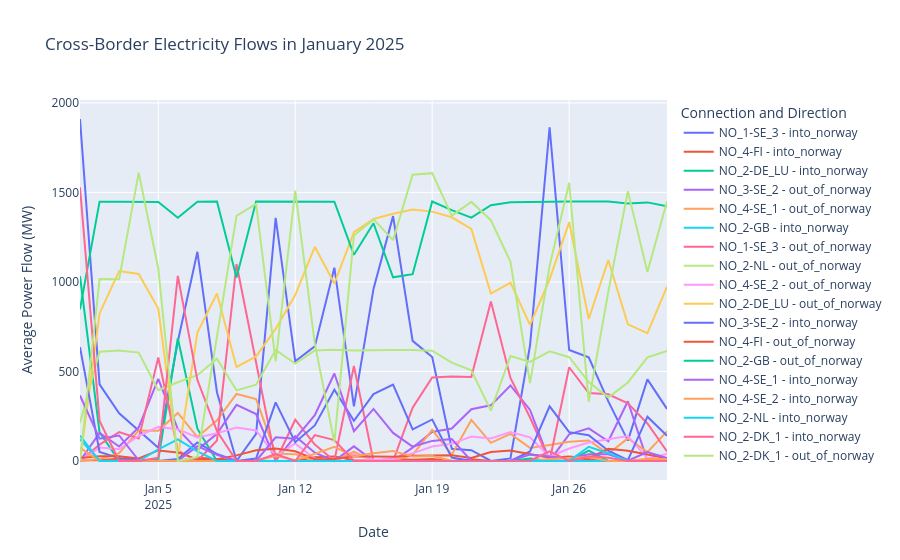

Source (notebook cell):
### Markdown cell above
## line chart

### Code cell
# Select data for January 2025
january_df = flows_df.filter(
    (col("timestamp") >= "2025-01-01") &
    (col("timestamp") < "2025-02-01")
)

# Calculate average power flow per day, connection, and direction
daily_df = (
    january_df
    .groupBy(
        col("timestamp").cast("date").alias("date"),
        col("connection"),
        col("direction")
    )
    .agg(
        avg("flow_mw").alias("avg_flow_mw")
    )
    .orderBy("date")
)

# Convert the Spark DataFrame to Pandas
daily_pd = daily_df.toPandas()

# Combine connection and direction into one legend label
daily_pd["series"] = (
    daily_pd["connection"] + " - " + daily_pd["direction"]
)

# Create the line plot
fig = px.line(
    daily_pd,
    x="date",
    y="avg_flow_mw",
    color="series",
    title="Cross-Border Electricity Flows in January 2025",
    labels={
        "date": "Date",
        "avg_flow_mw": "Average Power Flow (MW)",
        "series": "Connection and Direction"
    }
)

# Display the plot
fig.show()

### Figure 1 — Plotly figure (JSON) as saved in the notebook; plotly's stock layout.template omitted (floating-point values rounded to 4 significant figures)
{"data": [{"hovertemplate": "Connection and Direction=NO_1-SE_3 - into_norway<br>Date=%{x}<br>Average Power Flow (MW)=%{y}<extra></extra>", "legendgroup": "NO_1-SE_3 - into_norway", "line": {"color": "#636efa", "dash": "solid"}, "marker": {"symbol": "circle"}, "mode": "lines", "name": "NO_1-SE_3 - into_norway", "orientation": "v", "showlegend": true, "type": "scatter", "x": ["2025-01-01", "2025-01-02", "2025-01-03", "2025-01-04", "2025-01-05", "2025-01-06", "2025-01-07", "2025-01-08", "2025-01-09", "2025-01-10", "2025-01-11", "2025-01-12", "2025-01-13", "2025-01-14", "2025-01-15", "2025-01-16", "2025-01-17", "2025-01-18", "2025-01-19", "2025-01-20", "2025-01-21", "2025-01-22", "2025-01-23", "2025-01-24", "2025-01-25", "2025-01-26", "2025-01-27", "2025-01-28", "2025-01-29", "2025-01-30", "2025-01-31"], "xaxis": "x", "y": [1910.0, 428.1, 266.1, 168.8, 74.22, 667.6, 1168.0, 384.3, 0.0, 151.8, 1358.0, 557.0, 640.0, 1080.0, 304.9, 961.0, 1368.0, 670.8, 581.1, 68.74, 60.17, 0.0, 14.41, 644.8, 1864.0, 619.7, 578.6, 333.1, 113.7, 456.0, 290.8], "yaxis": "y"}, {"hovertemplate": "Connection and Direction=NO_4-FI - into_norway<br>Date=%{x}<br>Average Power Flow (MW)=%{y}<extra></extra>", "legendgroup": "NO_4-FI - into_norway", "line": {"color": "#EF553B", "dash": "solid"}, "marker": {"symbol": "circle"}, "mode": "lines", "name": "NO_4-FI - into_norway", "orientation": "v", "showlegend": true, "type": "scatter", "x": ["2025-01-01", "2025-01-02", "2025-01-03", "2025-01-04", "2025-01-05", "2025-01-06", "2025-01-07", "2025-01-08", "2025-01-09", "2025-01-10", "2025-01-11", "2025-01-12", "2025-01-13", "2025-01-14", "2025-01-15", "2025-01-16", "2025-01-17", "2025-01-18", "2025-01-19", "2025-01-20", "2025-01-21", "2025-01-22", "2025-01-23", "2025-01-24", "2025-01-25", "2025-01-26", "2025-01-27", "2025-01-28", "2025-01-29", "2025-01-30", "2025-01-31"], "xaxis": "x", "y": [2.981, 4.752, 12.35, 6.463, 0.0, 0.0, 19.62, 9.374, 0.0, 0.0, 0.0, 0.0, 20.32, 25.74, 4.716, 1.018, 12.5, 7.015, 10.84, 0.1443, 9.74, 0.0, 0.0, 0.7264, 4.698, 0.0, 7.225, 0.0, 2.537, 1.71, 5.906], "yaxis": "y"}, {"hovertemplate": "Connection and Direction=NO_2-DE_LU - into_norway<br>Date=%{x}<br>Average Power Flow (MW)=%{y}<extra></extra>", "legendgroup": "NO_2-DE_LU - into_norway", "line": {"color": "#00cc96", "dash": "solid"}, "marker": {"symbol": "circle"}, "mode": "lines", "name": "NO_2-DE_LU - into_norway", "orientation": "v", "showlegend": true, "type": "scatter", "x": ["2025-01-01", "2025-01-02", "2025-01-03", "2025-01-04", "2025-01-05", "2025-01-06", "2025-01-07", "2025-01-08", "2025-01-09", "2025-01-10", "2025-01-11", "2025-01-12", "2025-01-13", "2025-01-14", "2025-01-15", "2025-01-16", "2025-01-17", "2025-01-18", "2025-01-19", "2025-01-20", "2025-01-21", "2025-01-22", "2025-01-23", "2025-01-24", "2025-01-25", "2025-01-26", "2025-01-27", "2025-01-28", "2025-01-29", "2025-01-30", "2025-01-31"], "xaxis": "x", "y": [1032.0, 159.5, 0.0, 0.0, 7.294, 685.5, 180.3, 0.0, 0.0324, 0.0, 0.0, 0.0, 0.0, 0.0, 0.0, 0.0, 0.0, 0.0, 0.0, 0.0, 0.0, 0.0, 0.0, 14.5, 0.0, 0.0, 58.26, 0.0, 0.0, 0.0, 0.0], "yaxis": "y"}, {"hovertemplate": "Connection and Direction=NO_3-SE_2 - out_of_norway<br>Date=%{x}<br>Average Power Flow (MW)=%{y}<extra></extra>", "legendgroup": "NO_3-SE_2 - out_of_norway", "line": {"color": "#ab63fa", "dash": "solid"}, "marker": {"symbol": "circle"}, "mode": "lines", "name": "NO_3-SE_2 - out_of_norway", "orientation": "v", "showlegend": true, "type": "scatter", "x": ["2025-01-01", "2025-01-02", "2025-01-03", "2025-01-04", "2025-01-05", "2025-01-06", "2025-01-07", "2025-01-08", "2025-01-09", "2025-01-10", "2025-01-11", "2025-01-12", "2025-01-13", "2025-01-14", "2025-01-15", "2025-01-16", "2025-01-17", "2025-01-18", "2025-01-19", "2025-01-20", "2025-01-21", "2025-01-22", "2025-01-23", "2025-01-24", "2025-01-25", "2025-01-26", "2025-01-27", "2025-01-28", "2025-01-29", "2025-01-30", "2025-01-31"], "xaxis": "x", "y": [0.0, 156.8, 81.09, 187.5, 458.4, 178.6, 62.29, 152.3, 313.4, 262.3, 1.447, 138.6, 46.57, 0.0, 81.84, 0.0, 0.0, 74.5, 161.8, 181.8, 289.4, 310.8, 421.8, 285.5, 0.6158, 149.1, 182.3, 110.0, 333.3, 0.0, 7.975], "yaxis": "y"}, {"hovertemplate": "Connection and Direction=NO_4-SE_1 - out_of_norway<br>Date=%{x}<br>Average Power Flow (MW)=%{y}<extra></extra>", "legendgroup": "NO_4-SE_1 - out_of_norway", "line": {"color": "#FFA15A", "dash": "solid"}, "marker": {"symbol": "circle"}, "mode": "lines", "name": "NO_4-SE_1 - out_of_norway", "orientation": "v", "showlegend": true, "type": "scatter", "x": ["2025-01-01", "2025-01-02", "2025-01-03", "2025-01-04", "2025-01-05", "2025-01-06", "2025-01-07", "2025-01-08", "2025-01-09", "2025-01-10", "2025-01-11", "2025-01-12", "2025-01-13", "2025-01-14", "2025-01-15", "2025-01-16", "2025-01-17", "2025-01-18", "2025-01-19", "2025-01-20", "2025-01-21", "2025-01-22", "2025-01-23", "2025-01-24", "2025-01-25", "2025-01-26", "2025-01-27", "2025-01-28", "2025-01-29", "2025-01-30", "2025-01-31"], "xaxis": "x", "y": [0.588, 10.5, 44.05, 170.7, 169.0, 268.2, 133.6, 227.1, 374.3, 346.4, 41.11, 38.29, 0.9625, 0.0, 51.92, 0.0, 1.578, 33.81, 174.2, 34.72, 229.3, 101.3, 151.7, 73.09, 89.13, 107.6, 114.4, 40.83, 126.4, 49.53, 165.6], "yaxis": "y"}, {"hovertemplate": "Connection and Direction=NO_2-GB - into_norway<br>Date=%{x}<br>Average Power Flow (MW)=%{y}<extra></extra>", "legendgroup": "NO_2-GB - into_norway", "line": {"color": "#19d3f3", "dash": "solid"}, "marker": {"symbol": "circle"}, "mode": "lines", "name": "NO_2-GB - into_norway", "orientation": "v", "showlegend": true, "type": "scatter", "x": ["2025-01-01", "2025-01-02", "2025-01-03", "2025-01-04", "2025-01-05", "2025-01-06", "2025-01-07", "2025-01-08", "2025-01-09", "2025-01-10", "2025-01-11", "2025-01-12", "2025-01-13", "2025-01-14", "2025-01-15", "2025-01-16", "2025-01-17", "2025-01-18", "2025-01-19", "2025-01-20", "2025-01-21", "2025-01-22", "2025-01-23", "2025-01-24", "2025-01-25", "2025-01-26", "2025-01-27", "2025-01-28", "2025-01-29", "2025-01-30", "2025-01-31"], "xaxis": "x", "y": [120.8, 0.0, 0.0, 0.0, 0.0, 0.0, 0.0, 0.0, 0.002708, 0.0, 0.0, 0.0, 0.0, 0.0, 0.005208, 0.0, 0.0, 0.0, 0.0, 0.0, 0.0, 0.0, 0.0, 0.0, 0.0, 0.0, 0.0, 0.0, 0.0, 0.0, 0.0], "yaxis": "y"}, {"hovertemplate": "Connection and Direction=NO_1-SE_3 - out_of_norway<br>Date=%{x}<br>Average Power Flow (MW)=%{y}<extra></extra>", "legendgroup": "NO_1-SE_3 - out_of_norway", "line": {"color": "#FF6692", "dash": "solid"}, "marker": {"symbol": "circle"}, "mode": "lines", "name": "NO_1-SE_3 - out_of_norway", "orientation": "v", "showlegend": true, "type": "scatter", "x": ["2025-01-01", "2025-01-02", "2025-01-03", "2025-01-04", "2025-01-05", "2025-01-06", "2025-01-07", "2025-01-08", "2025-01-09", "2025-01-10", "2025-01-11", "2025-01-12", "2025-01-13", "2025-01-14", "2025-01-15", "2025-01-16", "2025-01-17", "2025-01-18", "2025-01-19", "2025-01-20", "2025-01-21", "2025-01-22", "2025-01-23", "2025-01-24", "2025-01-25", "2025-01-26", "2025-01-27", "2025-01-28", "2025-01-29", "2025-01-30", "2025-01-31"], "xaxis": "x", "y": [0.0, 91.55, 161.3, 125.3, 578.2, 58.24, 0.0, 114.6, 1100.0, 540.3, 0.0, 230.4, 91.82, 1.715, 530.6, 0.0, 0.0, 297.8, 466.6, 472.0, 468.5, 890.8, 463.4, 243.0, 0.0, 523.7, 379.7, 372.2, 321.8, 209.4, 53.47], "yaxis": "y"}, {"hovertemplate": "Connection and Direction=NO_2-NL - out_of_norway<br>Date=%{x}<br>Average Power Flow (MW)=%{y}<extra></extra>", "legendgroup": "NO_2-NL - out_of_norway", "line": {"color": "#B6E880", "dash": "solid"}, "marker": {"symbol": "circle"}, "mode": "lines", "name": "NO_2-NL - out_of_norway", "orientation": "v", "showlegend": true, "type": "scatter", "x": ["2025-01-01", "2025-01-02", "2025-01-03", "2025-01-04", "2025-01-05", "2025-01-06", "2025-01-07", "2025-01-08", "2025-01-09", "2025-01-10", "2025-01-11", "2025-01-12", "2025-01-13", "2025-01-14", "2025-01-15", "2025-01-16", "2025-01-17", "2025-01-18", "2025-01-19", "2025-01-20", "2025-01-21", "2025-01-22", "2025-01-23", "2025-01-24", "2025-01-25", "2025-01-26", "2025-01-27", "2025-01-28", "2025-01-29", "2025-01-30", "2025-01-31"], "xaxis": "x", "y": [213.7, 610.1, 617.0, 605.6, 395.3, 439.5, 479.1, 571.6, 394.5, 425.7, 620.5, 544.1, 617.6, 620.7, 616.7, 620.3, 620.1, 620.6, 616.3, 548.9, 506.9, 281.2, 586.3, 553.8, 612.1, 579.6, 440.7, 355.3, 438.7, 579.0, 615.2], "yaxis": "y"}, {"hovertemplate": "Connection and Direction=NO_4-SE_2 - out_of_norway<br>Date=%{x}<br>Average Power Flow (MW)=%{y}<extra></extra>", "legendgroup": "NO_4-SE_2 - out_of_norway", "line": {"color": "#FF97FF", "dash": "solid"}, "marker": {"symbol": "circle"}, "mode": "lines", "name": "NO_4-SE_2 - out_of_norway", "orientation": "v", "showlegend": true, "type": "scatter", "x": ["2025-01-01", "2025-01-02", "2025-01-03", "2025-01-04", "2025-01-05", "2025-01-06", "2025-01-07", "2025-01-08", "2025-01-09", "2025-01-10", "2025-01-11", "2025-01-12", "2025-01-13", "2025-01-14", "2025-01-15", "2025-01-16", "2025-01-17", "2025-01-18", "2025-01-19", "2025-01-20", "2025-01-21", "2025-01-22", "2025-01-23", "2025-01-24", "2025-01-25", "2025-01-26", "2025-01-27", "2025-01-28", "2025-01-29", "2025-01-30", "2025-01-31"], "xaxis": "x", "y": [2.866, 75.11, 65.8, 139.7, 190.5, 177.1, 131.6, 154.8, 187.3, 170.4, 27.76, 98.37, 12.27, 0.145, 38.35, 7.584, 10.97, 42.88, 81.21, 95.77, 136.4, 125.5, 161.5, 132.2, 23.51, 69.69, 103.4, 120.3, 139.2, 14.51, 39.5], "yaxis": "y"}, {"hovertemplate": "Connection and Direction=NO_2-DE_LU - out_of_norway<br>Date=%{x}<br>Average Power Flow (MW)=%{y}<extra></extra>", "legendgroup": "NO_2-DE_LU - out_of_norway", "line": {"color": "#FECB52", "dash": "solid"}, "marker": {"symbol": "circle"}, "mode": "lines", "name": "NO_2-DE_LU - out_of_norway", "orientation": "v", "showlegend": true, "type": "scatter", "x": ["2025-01-01", "2025-01-02", "2025-01-03", "2025-01-04", "2025-01-05", "2025-01-06", "2025-01-07", "2025-01-08", "2025-01-09", "2025-01-10", "2025-01-11", "2025-01-12", "2025-01-13", "2025-01-14", "2025-01-15", "2025-01-16", "2025-01-17", "2025-01-18", "2025-01-19", "2025-01-20", "2025-01-21", "2025-01-22", "2025-01-23", "2025-01-24", "2025-01-25", "2025-01-26", "2025-01-27", "2025-01-28", "2025-01-29", "2025-01-30", "2025-01-31"], "xaxis": "x", "y": [0.0, 824.1, 1061.0, 1045.0, 851.5, 17.82, 717.6, 935.8, 525.2, 584.2, 737.9, 926.9, 1196.0, 991.2, 1277.0, 1352.0, 1380.0, 1404.0, 1393.0, 1361.0, 1296.0, 934.8, 996.5, 760.3, 1015.0, 1334.0, 793.0, 1123.0, 763.3, 713.5, 973.3], "yaxis": "y"}, {"hovertemplate": "Connection and Direction=NO_3-SE_2 - into_norway<br>Date=%{x}<br>Average Power Flow (MW)=%{y}<extra></extra>", "legendgroup": "NO_3-SE_2 - into_norway", "line": {"color": "#636efa", "dash": "solid"}, "marker": {"symbol": "circle"}, "mode": "lines", "name": "NO_3-SE_2 - into_norway", "orientation": "v", "showlegend": true, "type": "scatter", "x": ["2025-01-01", "2025-01-02", "2025-01-03", "2025-01-04", "2025-01-05", "2025-01-06", "2025-01-07", "2025-01-08", "2025-01-09", "2025-01-10", "2025-01-11", "2025-01-12", "2025-01-13", "2025-01-14", "2025-01-15", "2025-01-16", "2025-01-17", "2025-01-18", "2025-01-19", "2025-01-20", "2025-01-21", "2025-01-22", "2025-01-23", "2025-01-24", "2025-01-25", "2025-01-26", "2025-01-27", "2025-01-28", "2025-01-29", "2025-01-30", "2025-01-31"], "xaxis": "x", "y": [636.0, 50.74, 16.02, 8.017, 0.0, 10.62, 104.1, 38.98, 0.0, 13.93, 327.3, 105.1, 198.6, 397.8, 224.3, 373.3, 426.2, 176.2, 231.9, 19.07, 0.0, 0.0, 0.0, 53.61, 305.6, 160.9, 143.8, 57.2, 4.763, 247.6, 141.2], "yaxis": "y"}, {"hovertemplate": "Connection and Direction=NO_4-FI - out_of_norway<br>Date=%{x}<br>Average Power Flow (MW)=%{y}<extra></extra>", "legendgroup": "NO_4-FI - out_of_norway", "line": {"color": "#EF553B", "dash": "solid"}, "marker": {"symbol": "circle"}, "mode": "lines", "name": "NO_4-FI - out_of_norway", "orientation": "v", "showlegend": true, "type": "scatter", "x": ["2025-01-01", "2025-01-02", "2025-01-03", "2025-01-04", "2025-01-05", "2025-01-06", "2025-01-07", "2025-01-08", "2025-01-09", "2025-01-10", "2025-01-11", "2025-01-12", "2025-01-13", "2025-01-14", "2025-01-15", "2025-01-16", "2025-01-17", "2025-01-18", "2025-01-19", "2025-01-20", "2025-01-21", "2025-01-22", "2025-01-23", "2025-01-24", "2025-01-25", "2025-01-26", "2025-01-27", "2025-01-28", "2025-01-29", "2025-01-30", "2025-01-31"], "xaxis": "x", "y": [16.61, 26.21, 25.88, 14.24, 59.2, 47.87, 9.397, 10.4, 31.5, 59.55, 69.1, 54.25, 9.796, 10.76, 25.87, 23.31, 23.19, 28.68, 29.32, 31.94, 16.98, 50.58, 58.3, 38.88, 18.08, 24.64, 13.97, 67.85, 57.0, 36.18, 15.71], "yaxis": "y"}, {"hovertemplate": "Connection and Direction=NO_2-GB - out_of_norway<br>Date=%{x}<br>Average Power Flow (MW)=%{y}<extra></extra>", "legendgroup": "NO_2-GB - out_of_norway", "line": {"color": "#00cc96", "dash": "solid"}, "marker": {"symbol": "circle"}, "mode": "lines", "name": "NO_2-GB - out_of_norway", "orientation": "v", "showlegend": true, "type": "scatter", "x": ["2025-01-01", "2025-01-02", "2025-01-03", "2025-01-04", "2025-01-05", "2025-01-06", "2025-01-07", "2025-01-08", "2025-01-09", "2025-01-10", "2025-01-11", "2025-01-12", "2025-01-13", "2025-01-14", "2025-01-15", "2025-01-16", "2025-01-17", "2025-01-18", "2025-01-19", "2025-01-20", "2025-01-21", "2025-01-22", "2025-01-23", "2025-01-24", "2025-01-25", "2025-01-26", "2025-01-27", "2025-01-28", "2025-01-29", "2025-01-30", "2025-01-31"], "xaxis": "x", "y": [847.3, 1448.0, 1448.0, 1447.0, 1447.0, 1359.0, 1448.0, 1449.0, 1025.0, 1449.0, 1449.0, 1448.0, 1448.0, 1448.0, 1152.0, 1328.0, 1026.0, 1043.0, 1449.0, 1401.0, 1359.0, 1428.0, 1445.0, 1448.0, 1448.0, 1449.0, 1449.0, 1449.0, 1439.0, 1444.0, 1423.0], "yaxis": "y"}, {"hovertemplate": "Connection and Direction=NO_4-SE_1 - into_norway<br>Date=%{x}<br>Average Power Flow (MW)=%{y}<extra></extra>", "legendgroup": "NO_4-SE_1 - into_norway", "line": {"color": "#ab63fa", "dash": "solid"}, "marker": {"symbol": "circle"}, "mode": "lines", "name": "NO_4-SE_1 - into_norway", "orientation": "v", "showlegend": true, "type": "scatter", "x": ["2025-01-01", "2025-01-02", "2025-01-03", "2025-01-04", "2025-01-05", "2025-01-06", "2025-01-07", "2025-01-08", "2025-01-09", "2025-01-10", "2025-01-11", "2025-01-12", "2025-01-13", "2025-01-14", "2025-01-15", "2025-01-16", "2025-01-17", "2025-01-18", "2025-01-19", "2025-01-20", "2025-01-21", "2025-01-22", "2025-01-23", "2025-01-24", "2025-01-25", "2025-01-26", "2025-01-27", "2025-01-28", "2025-01-29", "2025-01-30", "2025-01-31"], "xaxis": "x", "y": [365.8, 124.6, 142.5, 3.439, 0.0, 0.4666, 82.63, 33.95, 0.0, 0.0, 132.4, 124.2, 255.6, 488.6, 166.3, 290.8, 156.8, 80.72, 112.3, 122.8, 0.0, 0.2714, 0.9982, 35.51, 23.5, 13.58, 37.22, 37.8, 2.423, 49.78, 16.07], "yaxis": "y"}, {"hovertemplate": "Connection and Direction=NO_4-SE_2 - into_norway<br>Date=%{x}<br>Average Power Flow (MW)=%{y}<extra></extra>", "legendgroup": "NO_4-SE_2 - into_norway", "line": {"color": "#FFA15A", "dash": "solid"}, "marker": {"symbol": "circle"}, "mode": "lines", "name": "NO_4-SE_2 - into_norway", "orientation": "v", "showlegend": true, "type": "scatter", "x": ["2025-01-01", "2025-01-02", "2025-01-03", "2025-01-04", "2025-01-05", "2025-01-06", "2025-01-07", "2025-01-08", "2025-01-09", "2025-01-10", "2025-01-11", "2025-01-12", "2025-01-13", "2025-01-14", "2025-01-15", "2025-01-16", "2025-01-17", "2025-01-18", "2025-01-19", "2025-01-20", "2025-01-21", "2025-01-22", "2025-01-23", "2025-01-24", "2025-01-25", "2025-01-26", "2025-01-27", "2025-01-28", "2025-01-29", "2025-01-30", "2025-01-31"], "xaxis": "x", "y": [73.84, 0.1574, 0.8744, 0.0, 0.0, 0.0, 0.8141, 0.0, 0.0, 0.0, 29.48, 4.287, 39.9, 78.68, 25.51, 43.77, 56.18, 24.64, 27.34, 1.528, 0.0, 0.0, 0.0, 0.6043, 10.72, 16.43, 22.31, 0.0, 0.0, 12.05, 10.13], "yaxis": "y"}, {"hovertemplate": "Connection and Direction=NO_2-NL - into_norway<br>Date=%{x}<br>Average Power Flow (MW)=%{y}<extra></extra>", "legendgroup": "NO_2-NL - into_norway", "line": {"color": "#19d3f3", "dash": "solid"}, "marker": {"symbol": "circle"}, "mode": "lines", "name": "NO_2-NL - into_norway", "orientation": "v", "showlegend": true, "type": "scatter", "x": ["2025-01-01", "2025-01-02", "2025-01-03", "2025-01-04", "2025-01-05", "2025-01-06", "2025-01-07", "2025-01-08", "2025-01-09", "2025-01-10", "2025-01-11", "2025-01-12", "2025-01-13", "2025-01-14", "2025-01-15", "2025-01-16", "2025-01-17", "2025-01-18", "2025-01-19", "2025-01-20", "2025-01-21", "2025-01-22", "2025-01-23", "2025-01-24", "2025-01-25", "2025-01-26", "2025-01-27", "2025-01-28", "2025-01-29", "2025-01-30", "2025-01-31"], "xaxis": "x", "y": [141.5, 0.0, 0.0, 0.0, 64.54, 120.3, 53.51, 0.0, 0.0, 0.0, 0.0, 0.0, 0.0, 0.0, 0.0, 0.0, 0.0, 0.0, 0.0, 0.0, 0.0, 0.0, 0.0, 0.0, 0.0, 0.5194, 79.61, 43.6, 0.0, 0.0, 0.0], "yaxis": "y"}, {"hovertemplate": "Connection and Direction=NO_2-DK_1 - into_norway<br>Date=%{x}<br>Average Power Flow (MW)=%{y}<extra></extra>", "legendgroup": "NO_2-DK_1 - into_norway", "line": {"color": "#FF6692", "dash": "solid"}, "marker": {"symbol": "circle"}, "mode": "lines", "name": "NO_2-DK_1 - into_norway", "orientation": "v", "showlegend": true, "type": "scatter", "x": ["2025-01-01", "2025-01-02", "2025-01-03", "2025-01-04", "2025-01-05", "2025-01-06", "2025-01-07", "2025-01-08", "2025-01-09", "2025-01-10", "2025-01-11", "2025-01-12", "2025-01-13", "2025-01-14", "2025-01-15", "2025-01-16", "2025-01-17", "2025-01-18", "2025-01-19", "2025-01-20", "2025-01-21", "2025-01-22", "2025-01-23", "2025-01-24", "2025-01-25", "2025-01-26", "2025-01-27", "2025-01-28", "2025-01-29", "2025-01-30", "2025-01-31"], "xaxis": "x", "y": [1529.0, 224.1, 0.0, 0.0, 18.39, 1034.0, 451.9, 167.0, 0.0, 0.0, 38.29, 0.0, 144.8, 116.8, 0.0, 0.0, 0.0, 0.0, 0.0, 0.0, 0.0, 0.0, 0.0, 1.315, 53.28, 0.0, 26.69, 18.49, 0.0, 0.0, 0.0], "yaxis": "y"}, {"hovertemplate": "Connection and Direction=NO_2-DK_1 - out_of_norway<br>Date=%{x}<br>Average Power Flow (MW)=%{y}<extra></extra>", "legendgroup": "NO_2-DK_1 - out_of_norway", "line": {"color": "#B6E880", "dash": "solid"}, "marker": {"symbol": "circle"}, "mode": "lines", "name": "NO_2-DK_1 - out_of_norway", "orientation": "v", "showlegend": true, "type": "scatter", "x": ["2025-01-01", "2025-01-02", "2025-01-03", "2025-01-04", "2025-01-05", "2025-01-06", "2025-01-07", "2025-01-08", "2025-01-09", "2025-01-10", "2025-01-11", "2025-01-12", "2025-01-13", "2025-01-14", "2025-01-15", "2025-01-16", "2025-01-17", "2025-01-18", "2025-01-19", "2025-01-20", "2025-01-21", "2025-01-22", "2025-01-23", "2025-01-24", "2025-01-25", "2025-01-26", "2025-01-27", "2025-01-28", "2025-01-29", "2025-01-30", "2025-01-31"], "xaxis": "x", "y": [0.0, 1016.0, 1016.0, 1611.0, 1075.0, 0.0, 21.19, 694.1, 1369.0, 1436.0, 556.6, 1510.0, 655.5, 104.4, 1259.0, 1349.0, 1233.0, 1599.0, 1607.0, 1370.0, 1447.0, 1345.0, 1113.0, 435.0, 1089.0, 1554.0, 329.9, 945.0, 1506.0, 1055.0, 1450.0], "yaxis": "y"}], "layout": {"legend": {"title": {"text": "Connection and Direction"}, "tracegroupgap": 0}, "title": {"text": "Cross-Border Electricity Flows in January 2025"}, "xaxis": {"anchor": "y", "domain": [0, 1], "title": {"text": "Date"}}, "yaxis": {"anchor": "x", "domain": [0, 1], "title": {"text": "Average Power Flow (MW)"}}}}
